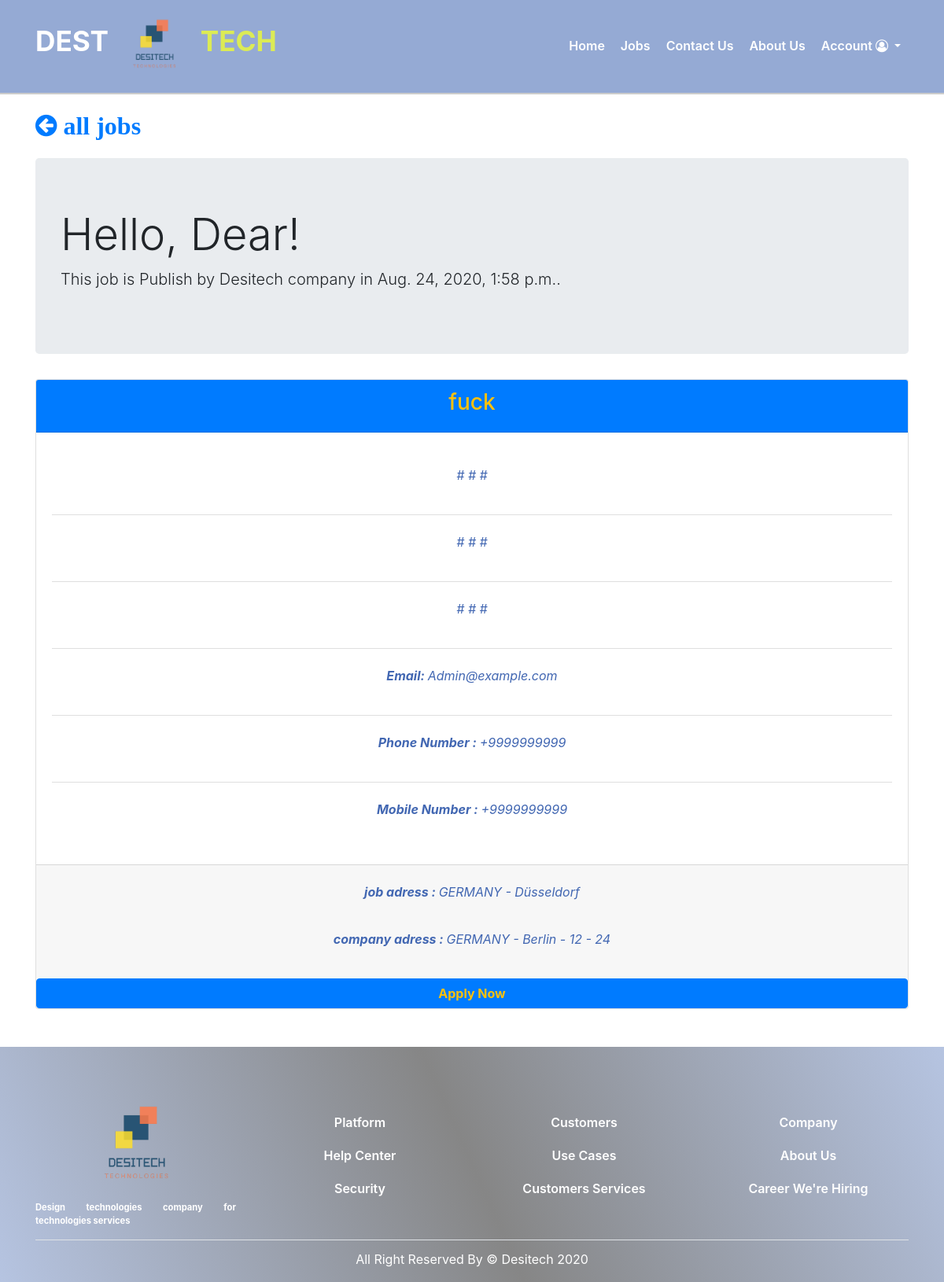
Page /jobs/42/ on the earlier database version.
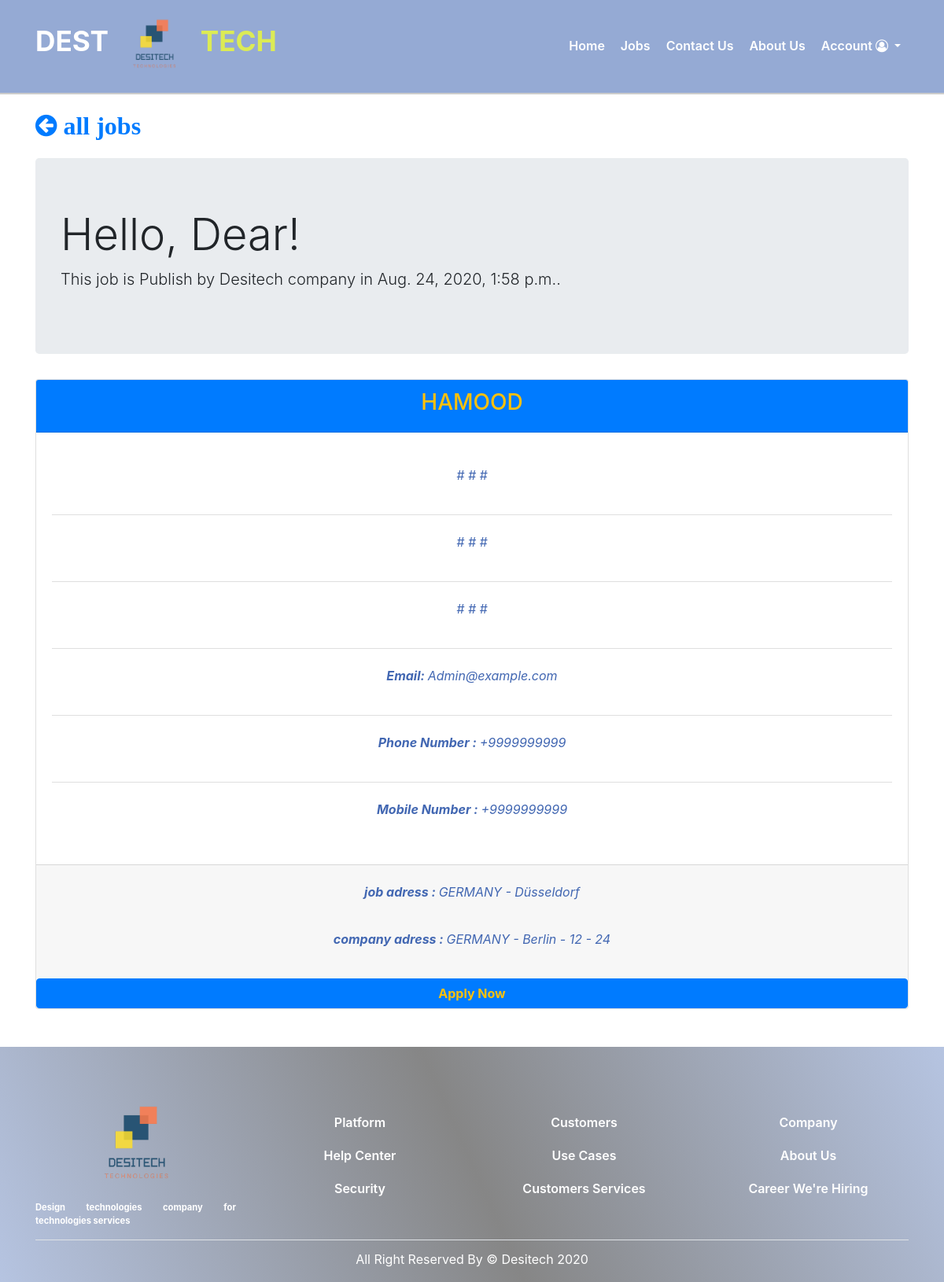
Same page on the later database version.
### jobs/models.py (models this page shows, shortened)
class Job (models.Model):
    publish_By =models.ForeignKey(User , on_delete=models.CASCADE)
    title = models.CharField(max_length=50)
    abstract = models.TextField()
    skills = models.TextField()
    description = models.TextField()
    country = models.ForeignKey(Country, on_delete=models.SET_NULL, null=True)
    city = models.ForeignKey(City, on_delete=models.SET_NULL, null=True)
    date = models.DateTimeField(auto_now_add=True)
    job_manger = models.Manager()

### accounts/models/User.py (models this page shows, shortened)
class User (AbstractBaseUser , PermissionsMixin):
    email = models.EmailField(unique=True , null=False)
    is_staff = models.BooleanField(default=True)
    is_active = models.BooleanField(default=True)
    is_superuser = models.BooleanField(default=False)
    COMPANY = 1
    JOB_SEEKER = 2
    REQUIRED_FIELDS = ['user_type']
    USERNAME_FIELD = 'email'
    _TYPE = ((COMPANY , 'company') , (JOB_SEEKER , 'job_seeker') )
    user_type  = models.PositiveSmallIntegerField (choices=_TYPE  )
    objects = UserManager ()

### accounts/models/CompanyProfile.py (models this page shows)
class Company_profile (models.Model):
    user = models.OneToOneField(settings.AUTH_USER_MODEL, on_delete=models.CASCADE , primary_key=True)
    Name =models.CharField(max_length=50 )
    country = models.ForeignKey(Country, on_delete=models.SET_NULL , null=True)
    city = models.ForeignKey(City, on_delete=models.SET_NULL , null=True)
    street = models.CharField(max_length=128 , null=True)
    building_number = models.IntegerField(null=True)
    zip_code =  models.CharField("ZIP / Postal code", max_length=12, null=True)
    phone_regex = RegexValidator(regex=r'^\+?1?\d{9,15}$',
                    message="Phone number must be entered in the format: '+999999999'. Up to 15 digits allowed.")
    phone_number = models.CharField( validators=[phone_regex] , max_length=17 , null=True)
    mobile_number = models.CharField( validators=[phone_regex] ,max_length=17 , null=True)

### accounts/models/Country.py (models this page shows)
class Country(models.Model):
    name = models.CharField(max_length=30)
    class Meta:
        verbose_name_plural = "Countries"
    def __str__(self):
        return self.name

### accounts/models/City.py (models this page shows)
class City(models.Model):
    country = models.ForeignKey(Country, on_delete=models.CASCADE)
    name = models.CharField(max_length=30)
    class Meta:
        verbose_name_plural = "Cities"
    def __str__(self):
        return self.name

### jobs/views/JobDetailView.py (the view)
# urls.py: path('<int:pk>/', JobDetailView.JobDetailView.as_view(),name='job-detail'),
class JobDetailView(DetailView):
    model = Job
    template_name = 'job_detail.html'
    context_object_name = 'job'

### jobs/templates/job_detail.html (shortened to what this page needs)
{% extends 'shared/_base.html' %}
{% load static %}
{% block content%}
    <div class="container">
        <a href="{% url 'jobs:all-jobs-list' %}" class='fa fa-arrow-circle-left fa-2x animate__animated animate__fadeInDownBig mt-4'><strong> all jobs </strong></a>
        <div  class="jumbotron mt-4 animate__animated animate__fadeInLeft">
            <h1 class="display-4 ">Hello, Dear!</h1>
            <p class="lead">This job is Publish by {{job.publish_By.company_profile.Name}} company in {{job.date}}.</p>
        </div>
        {% include "cards/jobDetailCard.html" %}
{% endblock %}

### jobs/templates/cards/jobDetailCard.html (shortened to what this page needs)
<div class="card text-center mb-4 animate__animated animate__fadeIn">
    <div class="card-header bg-primary text-warning">
      <h3>{{ job.title }}</h3>
    </div>
    <div class="card-body text-dark">
        <ul class="list-group list-group-flush">
            <li class="list-group-item"><p>{{ job.abstract }}</p></li>
            <li class="list-group-item"><p>{{ job.skills }}</p></li>
             <li class="list-group-item"><p>{{ job.description }}</p></li>
            <li class="list-group-item"><p><strong>Email: </strong>{{job.publish_By}}</p></li>
            <li class="list-group-item"><p><strong>Phone Number : </strong> {{job.publish_By.company_profile.phone_number}}</p></li>
            <li class="list-group-item"><p><strong>Mobile Number : </strong> {{job.publish_By.company_profile.mobile_number}}</p></li>
        </ul>
    </div>
    <div class="card-footer text-muted">
        <p><strong>job adress :  </strong>{{ job.country }} - {{ job.city }}</p>
        <p><strong> company adress : </strong>{{ job.publish_By.company_profile.country }} - {{ job.publish_By.company_profile.city }} - {{ job.publish_By.company_profile.street }} - {{ job.publish_By.company_profile.building_number }}</p>
   </div>
        <a href="#" class="btn btn-primary text-warning"><strong>Apply Now</strong></a>
    </div>
    </div>

Differences in the rows shown:
changed Job "Desitech": title "fuck" → "HAMOOD"
